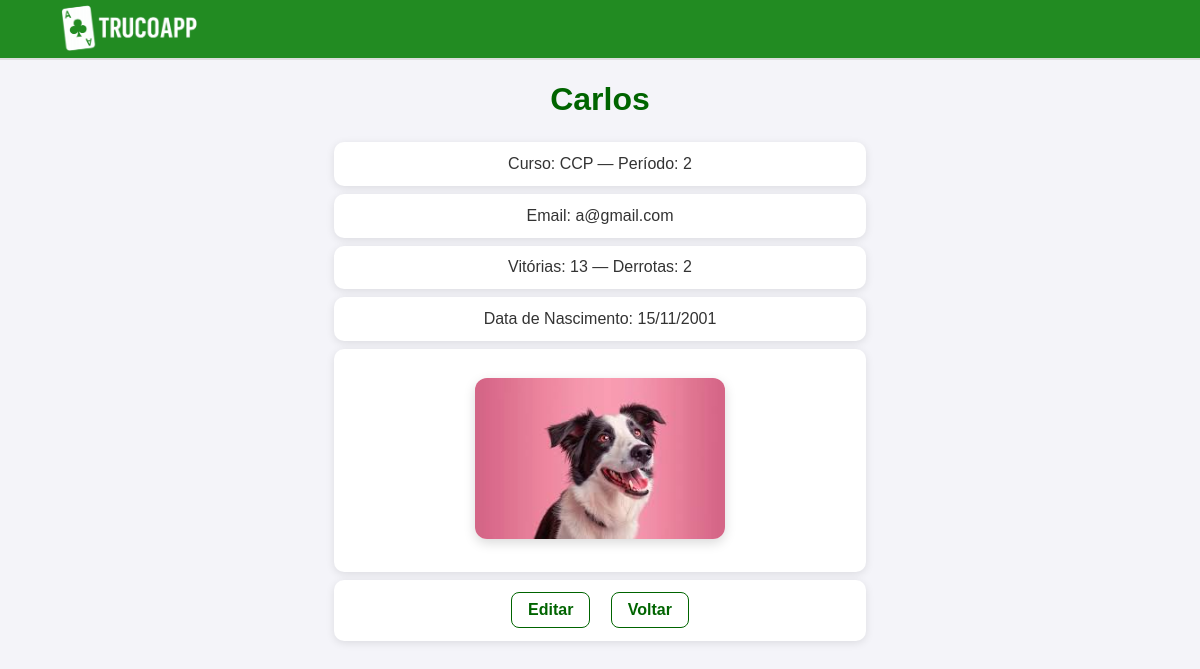
Screenshot of /jogadores/1/ with the database file from the repository.
### core/models.py (models this page shows, shortened)
class Jogador(models.Model):
    id = models.AutoField(primary_key=True)
    nome = models.CharField(max_length=100, help_text='Entre o nome')
    curso = models.CharField(max_length=100, help_text='Entre o curso')
    periodo = models.IntegerField(help_text='Informe o período do curso')
    email = models.EmailField(help_text='Informe o email', max_length=254)
    vitorias = models.IntegerField(help_text='Número de vitórias')
    derrotas = models.IntegerField(help_text='Número de derrotas')
    imagem = models.ImageField(upload_to='jogadores/', null=True, blank=True)
    dtNasc = models.DateField(help_text='Nascimento no formato DD/MM/AAAA', verbose_name='Data de nascimento')

### core/views.py (the view)
# urls.py: path("jogadores/<int:pk>/", views.JogadorDetailView.as_view(), name="jogador_detail"),
class JogadorDetailView(DetailView):
    model = Jogador
    template_name = "core/jogador_detail.html"
    context_object_name = "jogador"

### templates/core/jogador_detail.html
 {% load static %}
<!doctype html>
<html>
<link rel="stylesheet" href="{% static 'css/jogador_detail.css' %}" type="text/css">
<head><meta charset="utf-8"><title>{{ jogador.nome }}</title></head>
<header>
<a href="{% url 'home' %}" class="logo-home">
<img src="{% static 'img/logo.png' %}" alt="TrucoApp Logo">
</a>
</header>
<body>
  <h1>{{ jogador.nome }}</h1>
  <div class="jogador-info">
    <p>Curso: {{ jogador.curso }} — Período: {{ jogador.periodo }}</p>
    <p>Email: {{ jogador.email }}</p>
    <p>Vitórias: {{ jogador.vitorias }} — Derrotas: {{ jogador.derrotas }}</p>
    <p>Data de Nascimento: {{ jogador.dtNasc|date:"d/m/Y" }}</p>
    <p><img src="{{ jogador.imagem.url }}" alt="{{ jogador.nome }}" class="player-img"></p>
    <p>
     <a href="{% url 'jogador_update' jogador.pk %}" class="btn-action">Editar</a>
     <a href="{% url 'jogador_list' %}" class="btn-action">Voltar</a>
    </p>
  </div>
</body>
</html>

### static/css/jogador_detail.css (style rules this page uses)
body { font-family: Arial, sans-serif; margin: 0; background: #f4f4f9; color: #333; display: flex; flex-direction: column; }
h1 { color: #006400; text-align: center; margin-bottom: 1rem; }
p { background: white; padding: 0.8rem 1rem; border-radius: 10px; box-shadow: 0 2px 8px rgba(0,0,0,0.1); max-width: 500px; margin: 0.5rem auto; text-align: center; }
.player-img { display: inline-block; max-width: 250px; height: auto; margin: 1rem 0; border-radius: 12px; box-shadow: 0 4px 12px rgba(0,0,0,0.15); }
.btn-action { display: inline-block; text-decoration: none; color: #006400; font-weight: bold; margin: 0 0.5rem; padding: 0.5rem 1rem; border: 1px solid #006400; border-radius: 8px; transition: 0.3s; }
header { display: flex; justify-content: space-between; align-items: center; padding: 0 1rem; height: 60px; border-bottom: 2px solid #ddd; width: 100%; box-sizing: border-box; background: #228B22; }
.logo-home { display: flex; align-items: center; height: 100%; }
.logo-home img { max-height: 150px; width: auto; display: block; }

### rows the page displays
Jogador: nome "Carlos", curso "CCP", periodo "2", email "a@gmail.com", vitorias "13", derrotas "2", dtNasc "15/11/2001", imagem (picture)
